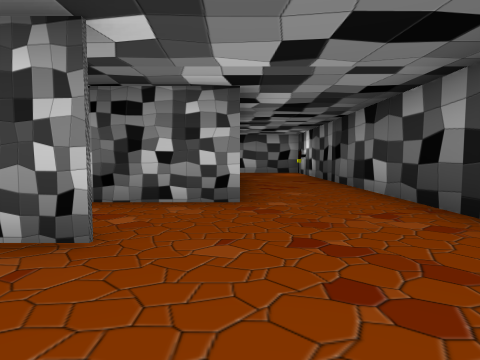
view 1 (above)

24 first-person views from a walk through a 3-D level made in the Unity game engine. The camera is 1.5 m above the floor, tilts 4° down and sees 75° across. The floor is counted in squares, 2.38 m on a side. Each view is taken from the middle of a square. On the plan, view 1 faces up. The plan holds only what a view shows up to about 9 squares ahead; the rest is blank. The player character is not drawn.

view 2
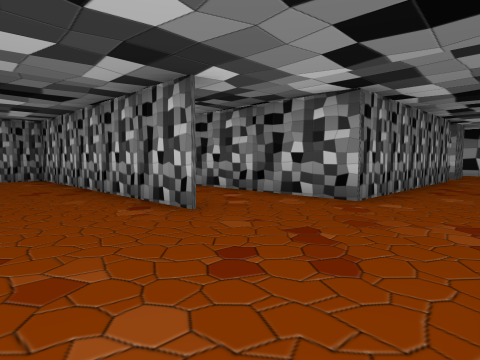

view 3
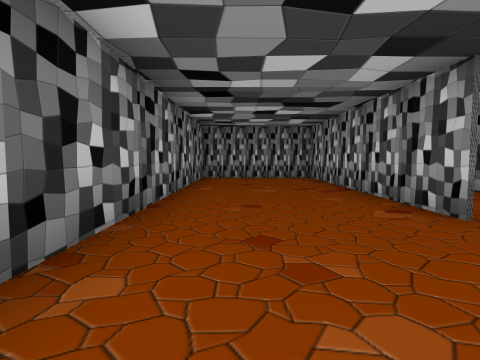

view 4
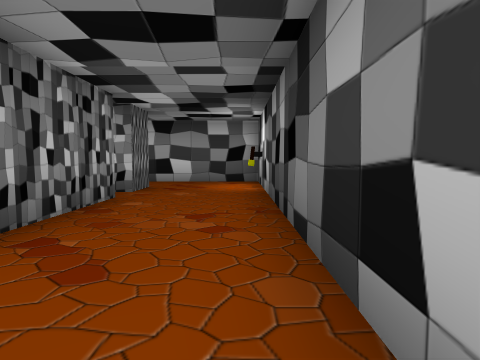

view 5
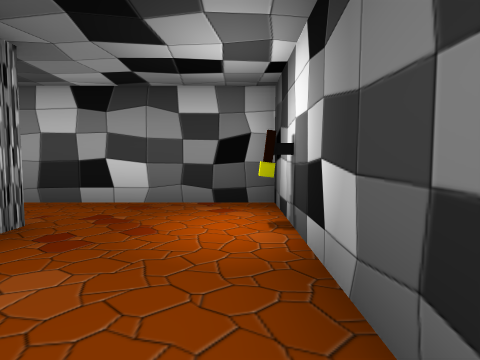

view 6
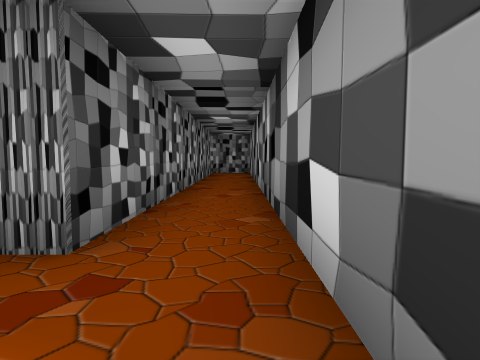

view 7
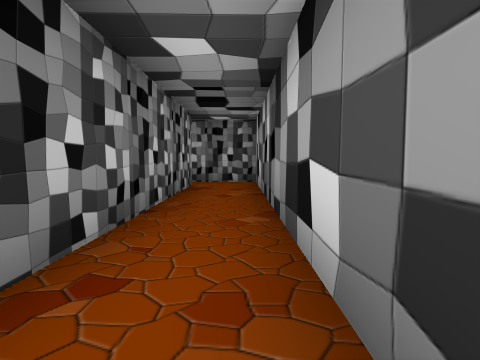

view 8
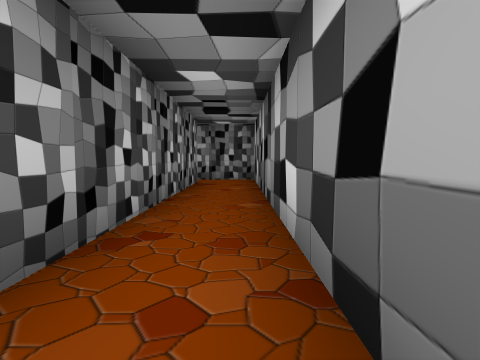

view 9
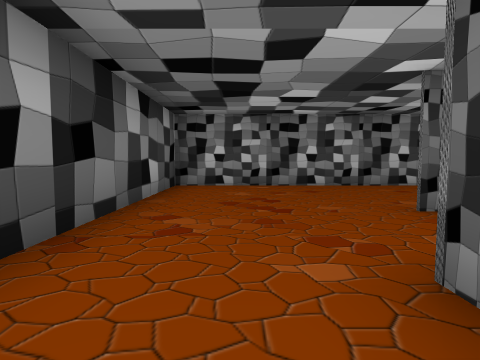

view 10
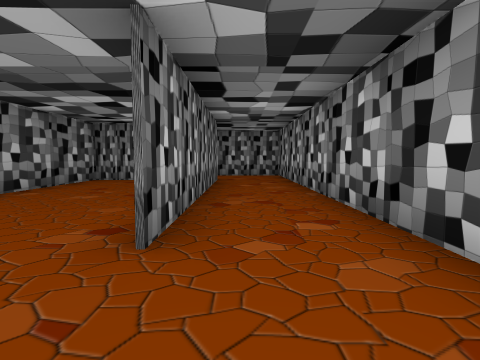

view 11
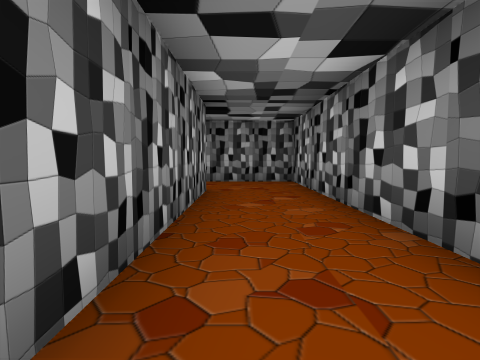

view 12
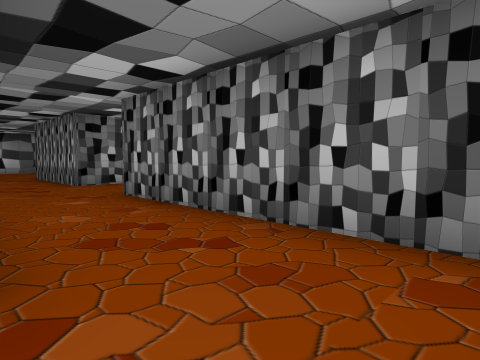

view 13
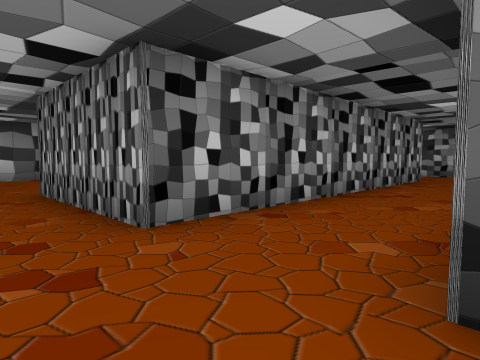

view 14
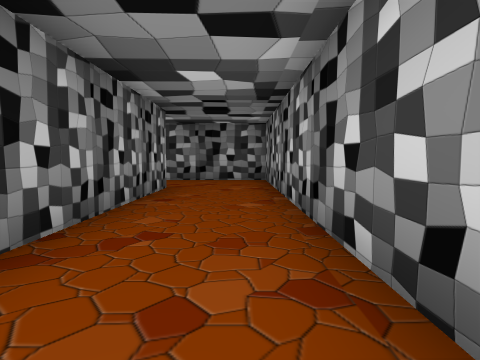

view 15
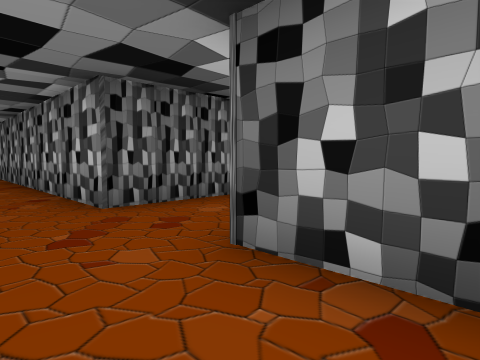

view 16
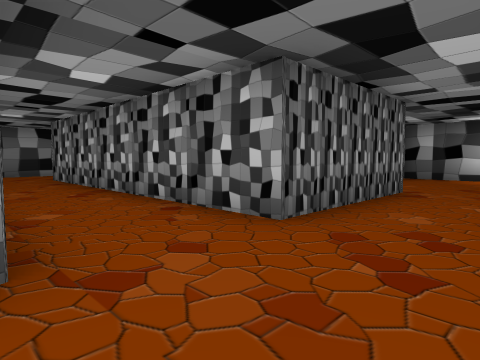

view 17
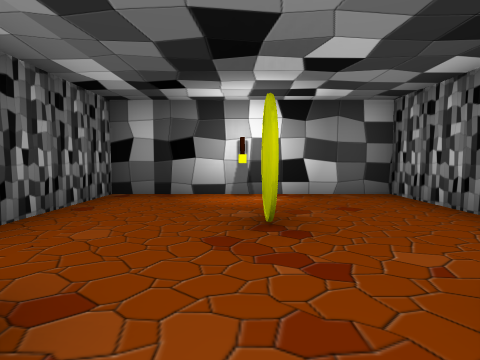

view 18
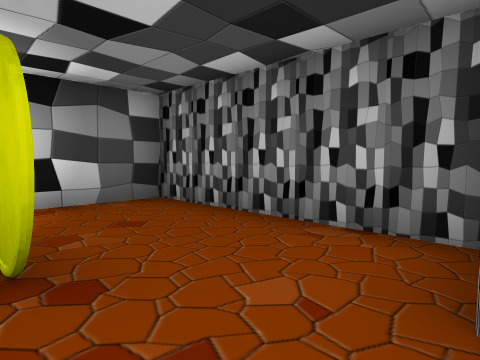

view 19
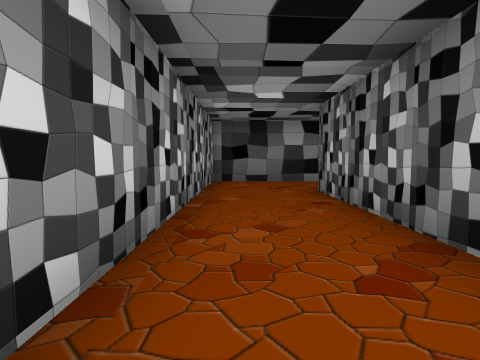

view 20
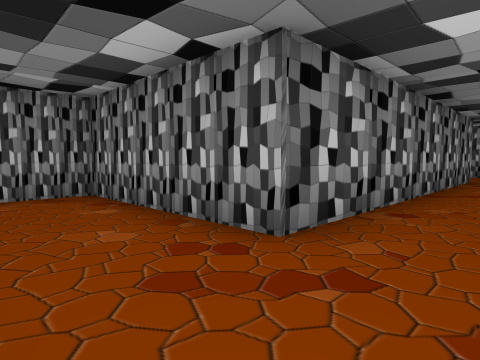

view 21
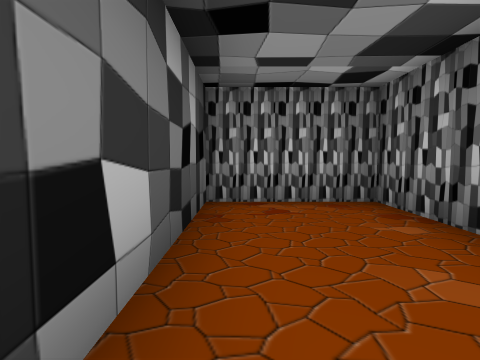

view 22
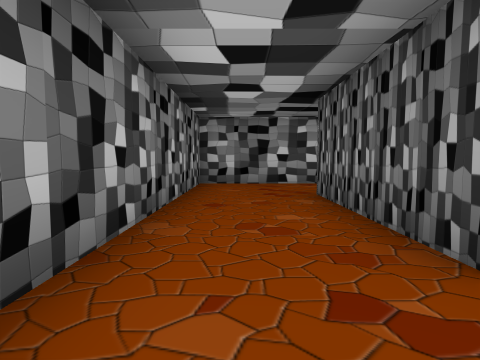

view 23
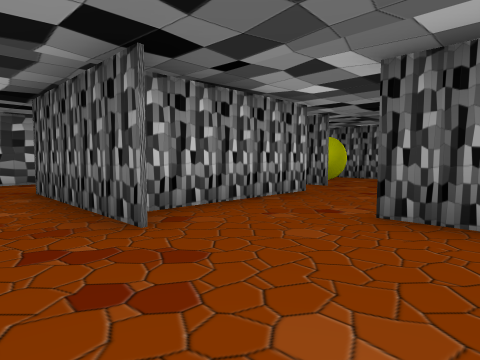

view 24
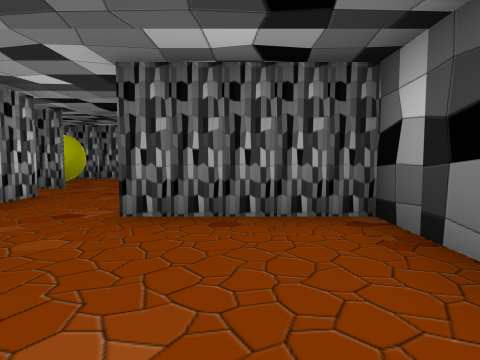

### Floor plan
Ten units are one square. View 1 is at (0, 0); x grows to the right and y downward. Boxes are objects, and circles mark ways between rooms. Rooms are numbered by the first view taken in them; rooms with no view inside come last. Other rooms are left out.
<svg viewBox="-215 -139 245 259">
<path fill="none" stroke="#000" d="M0 -100 0 -44 -15 -44M-10 -23 -80 -23 -80 12 25 12M25 10 25 -134 -113 -134 -113 -116M-104 -119 0 -119 0 -108M-81 -23 -10 -23M-129 13 -210 13 -210 78M-81 72 -81 36 0 36 0 75 25 75 25 10M-15 -44 -104 -44 -104 14M24 13 -51 13M-187 75 -187 36 -104 36 -104 72M-181 115 -167 115 -167 86M-148 66 -183 66"/>
<circle cx="-20" cy="-30" r="3" fill="#2a7"/>
<circle cx="-200" cy="70" r="3" fill="#2a7"/>
<circle cx="-170" cy="80" r="3" fill="#2a7"/>
<text x="10" y="-70">1</text>
<text x="-80" y="20">2</text>
<text x="-190" y="90">3</text>
<text x="-160" y="80">4</text>
</svg>
Room 1 opens to room 2. Room 2 opens to room 3. Room 3 opens to room 4.

Where each view was taken, in squares from view 1:
view 1: 0 up, 0 right, facing up
view 2: 0 up, 2 right, facing up-left
view 3: 0 up, 2 right, facing left
view 4: 5 up, 2 right, facing up
view 5: 9 up, 2 right, facing up
view 6: 13 up, 2 right, facing left
view 7: 13 up, 3 left, facing left
view 8: 13 up, 2 left, facing left
view 9: 6 up, 1 right, facing down
view 10: 3 up, 1 right, facing left
view 11: 3 up, 2 left, facing left
view 12: 4 up, 8 left, facing down-left
view 13: 1 down, 9 left, facing down-left
view 14: 2 down, 12 left, facing left
view 15: 2 down, 12 left, facing down-right
view 16: 1 down, 10 left, facing down-right
view 17: 6 down, 9 left, facing down
view 18: 7 down, 9 left, facing down-left
view 19: 2 down, 6 left, facing right
view 20: 2 down, 2 right, facing down-left
view 21: 3 down, 2 right, facing down
view 22: 9 down, 20 left, facing up
view 23: 10 down, 20 left, facing up-right
view 24: 10 down, 20 left, facing right
